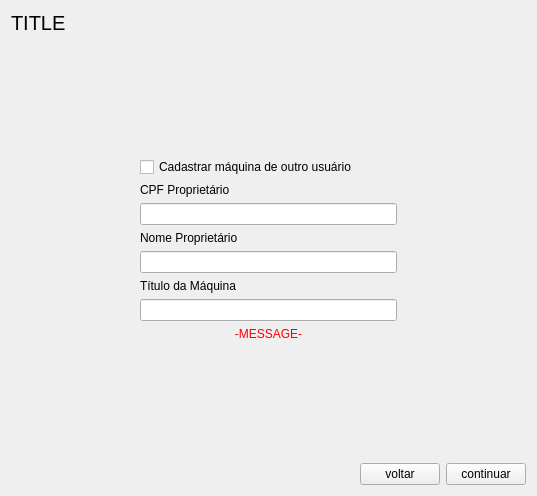
<?xml version="1.0" encoding="UTF-8"?>
<ui version="4.0">
 <class>SyncForm</class>
 <widget class="QWidget" name="SyncForm">
  <property name="geometry">
   <rect>
    <x>0</x>
    <y>0</y>
    <width>537</width>
    <height>496</height>
   </rect>
  </property>
  <property name="windowTitle">
   <string>Form</string>
  </property>
  <layout class="QVBoxLayout" name="verticalLayout">
   <item>
    <widget class="QLabel" name="lbTitle">
     <property name="font">
      <font>
       <pointsize>15</pointsize>
      </font>
     </property>
     <property name="text">
      <string>TITLE</string>
     </property>
    </widget>
   </item>
   <item>
    <spacer name="verticalSpacer_2">
     <property name="orientation">
      <enum>Qt::Vertical</enum>
     </property>
     <property name="sizeHint" stdset="0">
      <size>
       <width>20</width>
       <height>18</height>
      </size>
     </property>
    </spacer>
   </item>
   <item>
    <widget class="QWidget" name="widget" native="true">
     <layout class="QHBoxLayout" name="horizontalLayout_2" stretch="1,2,1">
      <property name="leftMargin">
       <number>0</number>
      </property>
      <property name="topMargin">
       <number>0</number>
      </property>
      <property name="rightMargin">
       <number>0</number>
      </property>
      <property name="bottomMargin">
       <number>0</number>
      </property>
      <item>
       <spacer name="horizontalSpacer_2">
        <property name="orientation">
         <enum>Qt::Horizontal</enum>
        </property>
        <property name="sizeHint" stdset="0">
         <size>
          <width>40</width>
          <height>20</height>
         </size>
        </property>
       </spacer>
      </item>
      <item>
       <widget class="QWidget" name="widget_2" native="true">
        <layout class="QVBoxLayout" name="verticalLayout_3">
         <property name="leftMargin">
          <number>0</number>
         </property>
         <property name="topMargin">
          <number>0</number>
         </property>
         <property name="rightMargin">
          <number>0</number>
         </property>
         <property name="bottomMargin">
          <number>0</number>
         </property>
         <item>
          <widget class="QCheckBox" name="checkBox">
           <property name="text">
            <string>Cadastrar máquina de outro usuário</string>
           </property>
          </widget>
         </item>
         <item>
          <widget class="QLabel" name="lbCpf">
           <property name="text">
            <string>CPF Proprietário</string>
           </property>
          </widget>
         </item>
         <item>
          <widget class="QLineEdit" name="leCpf"/>
         </item>
         <item>
          <widget class="QLabel" name="lbName">
           <property name="text">
            <string>Nome Proprietário</string>
           </property>
          </widget>
         </item>
         <item>
          <widget class="QLineEdit" name="leName">
           <property name="enabled">
            <bool>true</bool>
           </property>
          </widget>
         </item>
         <item>
          <widget class="QLabel" name="lbMachineTitle">
           <property name="text">
            <string>Título da Máquina</string>
           </property>
          </widget>
         </item>
         <item>
          <widget class="QLineEdit" name="leMachineTitle"/>
         </item>
        </layout>
       </widget>
      </item>
      <item>
       <spacer name="horizontalSpacer_3">
        <property name="orientation">
         <enum>Qt::Horizontal</enum>
        </property>
        <property name="sizeHint" stdset="0">
         <size>
          <width>40</width>
          <height>20</height>
         </size>
        </property>
       </spacer>
      </item>
     </layout>
    </widget>
   </item>
   <item>
    <widget class="QLabel" name="lbMessage">
     <property name="font">
      <font>
       <pointsize>9</pointsize>
       <weight>50</weight>
       <bold>false</bold>
      </font>
     </property>
     <property name="styleSheet">
      <string notr="true">color: rgba(255, 0, 0, 255);</string>
     </property>
     <property name="text">
      <string>-MESSAGE-</string>
     </property>
     <property name="alignment">
      <set>Qt::AlignCenter</set>
     </property>
    </widget>
   </item>
   <item>
    <spacer name="verticalSpacer">
     <property name="orientation">
      <enum>Qt::Vertical</enum>
     </property>
     <property name="sizeHint" stdset="0">
      <size>
       <width>20</width>
       <height>74</height>
      </size>
     </property>
    </spacer>
   </item>
   <item>
    <widget class="QWidget" name="widBtns" native="true">
     <layout class="QHBoxLayout" name="horizontalLayout">
      <property name="leftMargin">
       <number>0</number>
      </property>
      <property name="topMargin">
       <number>0</number>
      </property>
      <property name="rightMargin">
       <number>0</number>
      </property>
      <property name="bottomMargin">
       <number>0</number>
      </property>
      <item>
       <spacer name="horizontalSpacer">
        <property name="orientation">
         <enum>Qt::Horizontal</enum>
        </property>
        <property name="sizeHint" stdset="0">
         <size>
          <width>313</width>
          <height>20</height>
         </size>
        </property>
       </spacer>
      </item>
      <item>
       <widget class="QPushButton" name="btnBack">
        <property name="text">
         <string>voltar</string>
        </property>
       </widget>
      </item>
      <item>
       <widget class="QPushButton" name="btnContinue">
        <property name="text">
         <string>continuar</string>
        </property>
       </widget>
      </item>
     </layout>
    </widget>
   </item>
  </layout>
 </widget>
 <tabstops>
  <tabstop>checkBox</tabstop>
  <tabstop>leCpf</tabstop>
  <tabstop>leName</tabstop>
  <tabstop>btnBack</tabstop>
  <tabstop>btnContinue</tabstop>
 </tabstops>
 <resources/>
 <connections/>
</ui>
